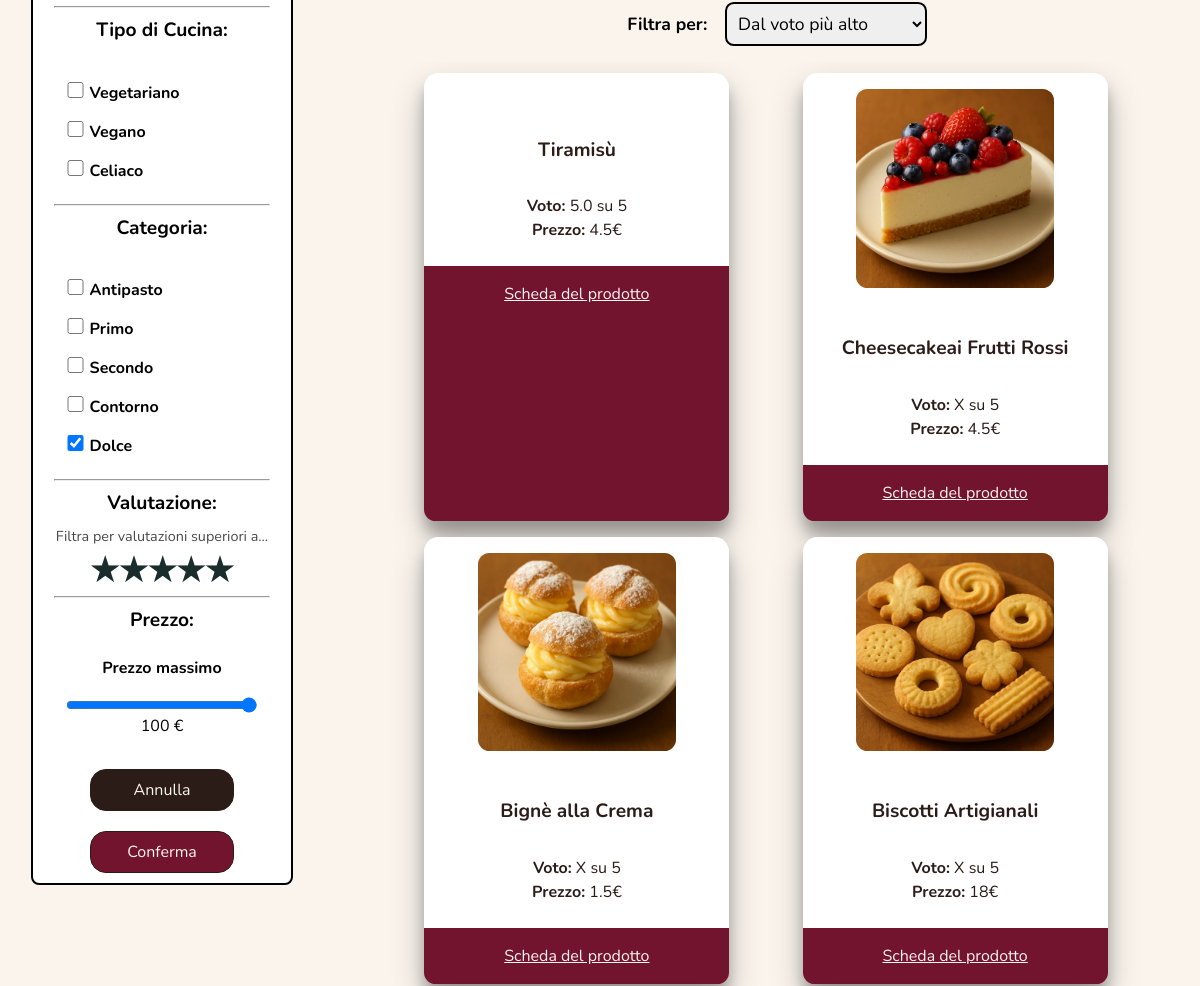
Before: /prodotti.php?Dolce=Dolce (middle part) with the older database file.
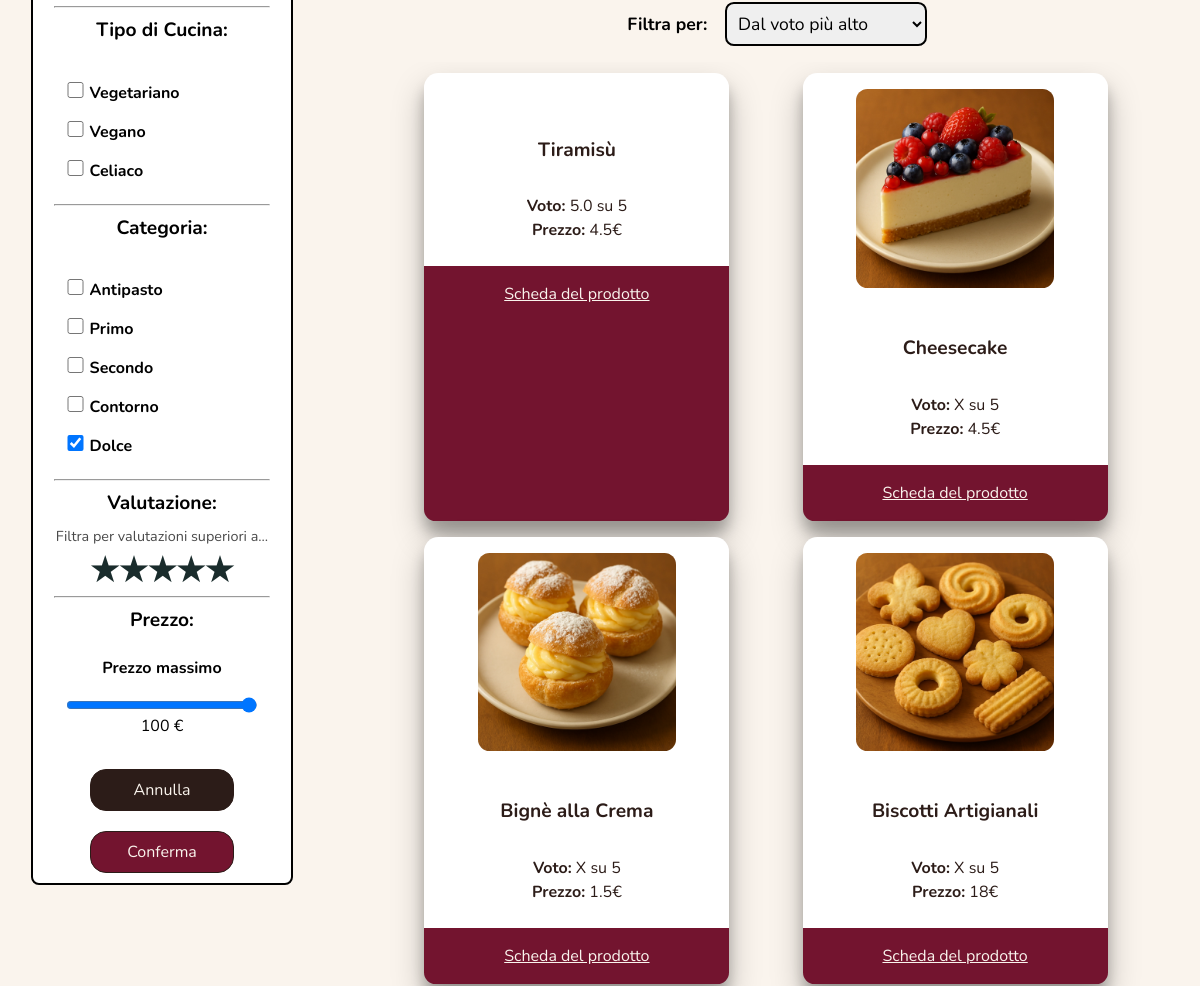
After: the same page with the newer database file.
### tables this page shows
CREATE TABLE prodotti (
    id INT AUTO_INCREMENT PRIMARY KEY,
    nome VARCHAR(50) NOT NULL UNIQUE,
    categoria enum('antipasto', 'primo', 'secondo', 'contorno','dolce') NOT NULL,
    unita enum('porzione','vaschetta','kg', 'pezzo') NOT NULL,
    min_prenotabile SMALLINT NOT NULL CHECK(min_prenotabile > 0),
    max_prenotabile SMALLINT NOT NULL CHECK(max_prenotabile > min_prenotabile),
    descrizione TEXT NOT NULL,
    prezzo DECIMAL(10, 2) NOT NULL,
    isDisponibile BOOLEAN NOT NULL,
    url_immagine VARCHAR(255) NOT NULL
);

### change-page-products.php (called while the page is built, shortened)
<?php
require_once("php/db.php");
require_once("php/sanitizer.php");
class ChangePageProducts
{
    private int $current_page = 1;
    private int $pages = 1;
    private DB $db;
    private array $filter_list;
    private array $productCategory;
    private ?int $cost;
    private ?string $order;
    public function __construct(DB $db, ?string $productName, array $productCategory, array $specialization, ?int $grade, ?int $cost, ?string $order){
        $this->db = $db;
        $this->filter_list = array();
        $this->productName = $productName;
        $this->productCategory = $productCategory;
        $this->grade = $grade;
        $this->cost = $cost;
        $this->order = $order;
    }
    public function GetCurrentPage(int $page): array{
        $query = "SELECT p.id, p.url_immagine, p.nome, CEILING(AVG(coalesce(v.voto,5))) as voto, p.categoria, p.prezzo
                FROM prodotti as p LEFT JOIN valutazioni as v ON p.id = v.id_prodotto
                WHERE 1=1 ";
        $params = [];
        if (!empty($this->productCategory)) {
            $colMap = [
                "Antipasto" => "Antipasto",
                "Primo" => "Primo",
                "Secondo" => "Secondo",
                "Contorno" => "Contorno",
                "Dolce" => "Dolce",
            ];
            $placeholders = array();
            $params_category = array();
            foreach ($this->productCategory as $filter) {
                if (isset($colMap[$filter])) {
                    $placeholders[] = "?";
                    $params_category[] = $colMap[$filter];
                    $this->filter_list[$filter] = $colMap[$filter];
                }
            }
            if (!empty($placeholders)) {
                $query .= " AND p.categoria IN (" . implode(",", $placeholders) . ")";
                $params = array_merge($params, $params_category);
            }
        }
        if ($this->cost) {
            $query .= " and p.prezzo <= ? ";
            $params[] = $this->cost;
            $this->filter_list["price"] = $this->cost;
        }
        $query .= "GROUP BY p.nome ";
        $order_query = "ORDER BY ";
        switch ($this->order) {
            default:
                $order_query .= "v.voto DESC";
                        break;
        }
        $order_query.= ",p.nome ASC";
        $query .= $order_query;
        $results = $this->db->GetProducts($query, $params);
        $this->pages = ceil(($results ? count($results) : 1) / ChangePageProducts::ITEMS_PER_PAGE);
        $this->current_page = max(1,min($page, $this->pages));
        if ($results) {
            return array_slice($results, ChangePageProducts::ITEMS_PER_PAGE * ($page - 1), ChangePageProducts::ITEMS_PER_PAGE);
        }
        return $results ? : [];
    }
    public function CreateButtons(): string
    {
        return $this->CreatePageButtons($this->current_page, $this->pages, $this->filter_list);
    }
    private function CreatePageButtons(int $currentPage, int $totalPages, $filters_list): string
    {
        $previous_button = ($currentPage > 1) ? '<button id="prev" name="page" value="' . max(1,min($currentPage - 1, $totalPages)) . '">Pagina precedente</button>' : "";
        $next_button = ($currentPage < $totalPages) ? '<button id="next" name="page" value="' . max(1,min($currentPage + 1, $totalPages)). '">Pagina successiva</button>' : "";
        $TEMPLATE = $previous_button ."<p id=\"current-page\">" . $currentPage . ' su ' . $totalPages . " </p>" . $next_button;
        $HIDDEN = "";
        while ($value = current($filters_list)) {
            $HIDDEN .= "<input type=\"hidden\" name=" . key($filters_list) . " value=\"" . $value . "\"/>";
            next($filters_list);
        }
        return $TEMPLATE . $HIDDEN;
    }
}
?>

### php/sanitizer.php (called while the page is built, shortened)
<?php
class Sanitizer {
    public static function SanitizeUserInput($value) {
        $value = trim($value);
        $value = strip_tags($value);
        $value = str_replace(" ","",$value);
        $value = htmlentities($value);
        return $value;
    }
    public static function SanitizeText($value) {
        $value = trim($value);
        $value = strip_tags($value, Sanitizer::ALLOWED_TAGS);
        return $value;
    }
}
?>

### php/db.php (called while the page is built, shortened)
<?php
class DB {
    private $connection;
    private function OpenConnectionDB(): bool{
        try{
            $this->connection = mysqli_connect(self::HOST, self::USERNAME, self::PASSWORD, self::DB_NAME, self::PORT);
        } catch(\mysqli_sql_exception $error){
            return false;
        }
        return true;
    }
    public function AverageGradeProduct($product): float | string{
        $newConnection = $this->OpenConnectionDB();
        if($newConnection){
            $averageGrade = $this->connection->prepare("SELECT CAST(AVG(voto) AS DECIMAL (2,1)) AS media FROM valutazioni WHERE id_prodotto = ?");
            $averageGrade->bind_param("i", $product);
            try{
                $averageGrade->execute();
            }catch(\mysqli_sql_exception $error){
                $this->CloseConnectionDB();
                $averageGrade->close();
                return false;
            }
            $result = $averageGrade->get_result();
            if($result->num_rows == 1){
                $row = mysqli_fetch_assoc($result);
                return $row["media"] == null ? "X" : $row["media"] ;
            }else{
                return 1;
            }
        }else{
            return "Connection error";
        }
    }
    public function GetProducts($query, $params): array | bool{
        $newConnection = $this->OpenConnectionDB();
        if($newConnection){
            try {
                $registerUserStatement=$this->connection->prepare($query);
                $stmt = $this->connection->prepare($query);
                try{
                    $registerUserStatement->execute($params);
                } catch(\mysqli_sql_exception $error){
                    $this->CloseConnectionDB();
                    $registerUserStatement->close();
                    return false;
                }
                $registerUserStatement->execute($params);
                $result = $registerUserStatement->get_result();
                if ($result->num_rows > 0) {
                    $list = array();
                    while ($row = $result->fetch_assoc()) {
                        $list[] = $row;
                    }
                    return $list;
                } else {
                    $result->free_result();
                    return [];
                }
            } catch(\mysqli_sql_exception $e) {
                $this->CloseConnectionDB();
                $registerUserStatement->close();
                echo $e->getMessage();
                return [];
            }
        } else{
            header('Location: 500.php');
            exit();
        }
    }
}
?>

### prodotti.php (the view, shortened to what this page needs)
<?php
require_once "php/db.php";
require_once "php/sanitizer.php";
require_once "change-page-products.php";
$db = new DB;
$productName = isset($_GET['nome']) ? Sanitizer::SanitizeGenericInput($_GET['nome']) : null;
$productCategory = [isset($_GET['Antipasto']) ? Sanitizer::SanitizeUserInput($_GET["Antipasto"]) : null,
                    isset($_GET['Primo']) ? Sanitizer::SanitizeUserInput($_GET["Primo"]) : null,
                    isset($_GET['Secondo']) ? Sanitizer::SanitizeUserInput($_GET["Secondo"]) : null,
                    isset($_GET['Contorno']) ? Sanitizer::SanitizeUserInput($_GET["Contorno"]) : null,
                    isset($_GET['Dolce']) ? Sanitizer::SanitizeUserInput($_GET["Dolce"]) : null
                    ];
$specialization = array_filter([isset($_GET['Vegano']) ? Sanitizer::SanitizeUserInput($_GET["Vegano"]) : null,
                    isset($_GET['Vegetariano']) ? Sanitizer::SanitizeUserInput($_GET["Vegetariano"]) : null,
                    isset($_GET['Celiaco']) ? Sanitizer::SanitizeUserInput($_GET["Celiaco"]) : null
                    ]);
$grade = isset($_GET['rating']) ? Sanitizer::SanitizeGenericInput(Sanitizer::IntFilter($_GET['rating'])) : 0;
$cost = isset($_GET['price']) ? Sanitizer::SanitizeGenericInput(Sanitizer::FloatFilter($_GET['price'])) : 100;
$order = isset($_GET['ordina']) ? Sanitizer::SanitizeGenericInput($_GET['ordina']) : null;
$pageSystem = new ChangePageProducts($db, $productName, $productCategory, $specialization, $grade, $cost, $order);
$pagina = file_get_contents("html/prodotti.html");
if($db->isUserLog() != false) {
    $pagina=str_replace("[to-profile]","<a href=\"user-profile.php\">Profilo</a>",$pagina);
} else {
    $pagina = str_replace("[to-profile]","<a href=\"login.php\"><span lang=\"en\">Login</span></a>",$pagina);
}
$currentPage = isset($_GET['page']) ? Sanitizer::SanitizeGenericInput(Sanitizer::IntFilter($_GET['page'])) : 1;
$products = $pageSystem->GetCurrentPage($currentPage);
$d_products = "";
if ($products != null) {
    foreach ($products as $product) {
        $d_products .= CreateProductBrochure($product["url_immagine"], $product["nome"], $product["prezzo"], $product["id"]);
    }
} else {
    $d_products = "<p class=\"error\">Non abbiamo nessun prodotto che soddisfi i criteri di ricerca!</p>";
}
foreach (['Antipasto', 'Primo', 'Secondo', 'Contorno', 'Dolce'] as $category) {
    if (in_array($category, $productCategory)) {
        $pagina = str_replace(
            'value="' . $category . '"',
            'value="' . $category . '" checked',
            $pagina
        );
    }
}
$pagina = str_replace(
    'value="'.$grade.'"',
    'value="'.$grade.'" checked',
    $pagina
);
$pagina = str_replace("value=\"" . $order . "\"", "value=\"" . $order . "\" selected", $pagina);
$pagina = str_replace("id=\"searching-bar\"", "id=\"searching-bar\" value=\"" . $productName . "\"", $pagina);
$pagina = str_replace("id=\"price\"", "id=\"price\" value=\"" . $cost . "\"", $pagina);
$pagina = str_replace("id=\"select-for\" name=\"ordina\"", "id=\"select-for\" name=\"ordina\" onchange=\"this.form.submit()\"", $pagina);
$pagina = str_replace("[HIDDEN]", CreateOrderChanger($pageSystem->GetParamList()), $pagina);
$pagina = str_replace("[PRODUCTS]", $d_products, $pagina);
$pagina = str_replace("[BUTTONS]", $pageSystem->CreateButtons(), $pagina);
echo $pagina;
function CreateProductBrochure(string $img, string $title, float $cost, int $id): string{
    global $db;
    $TEMPLATE = '<li class="product-brochure">
                    <img loading="lazy" src="'. $img . '" alt=""/>
                    <h3 class="product-name">' . $title . '</h3>
                    <p><span class="product-brochure-bold">Voto</span> '. (number_format((float)$db->AverageGradeProduct($id),1) == 0 ? "X" : number_format((float)$db->AverageGradeProduct($id),1)) .' su 5</p>
                    <p><span class="product-brochure-bold">Prezzo</span> '. $cost . '&euro;</p>
                    <a href="./prodotto.php?prodotto='. urlencode($id) . '" title="vai al prodotto ' . Sanitizer::SanitizeText($title) . '">Scheda del prodotto</a>
                </li>';
    return $TEMPLATE;
}
function CreateOrderChanger($filters_list){
    $HIDDEN = "";
    while ($value = current($filters_list)) {
        $HIDDEN .= "<input type=\"hidden\" name=" . key($filters_list) . " value=\"" . $value . "\"/>";
        next($filters_list);
    }
    return $HIDDEN;
}
?>

### assets/css/print.css (style rules this page uses)
* { font-family: "Georgia", "Times New Roman", Times, serif; font-size: 12pt; line-height: 1.5; color: black; background-color: white; text-align: justify; text-decoration: none; box-shadow: none; border-radius: 0; }
body { margin: 2cm; }
header nav, nav, footer, aside, .navbar_top, .promo-box, .scroll-btn, .a_navigation, #menu-button, form, button, select, textarea, input, .hidden, .hidden_header, .hidden_testo, .no-print { display: none ; }
h1, h2, h3, img { break-inside: avoid; page-break-after: avoid; }
p { margin-bottom: 1em; }
a:after { content: " [" attr(href) "]"; font-size: 0.9em; }
img { max-width: 100%; height: auto; display: block; margin: 1em auto; page-break-inside: avoid; }
ul, ol { padding-left: 1.5em; margin-bottom: 1em; }
li { margin-bottom: 0.5em; }

### assets/css/mobile.css (style rules this page uses)
.button-container { gap: 0.5em; }
a { color:var(--linkcolor); text-decoration: underline; text-align: center; }
form.form-bianco#filter-content { width: 100%; }
html div#list-content { flex-direction: column; }
html div#list-content #first { display: inline-flex; justify-content: center; }
html div#list-content #vertical { flex-direction: row; gap: 1em; margin-bottom: 1em; }
html section#show-products { width: 100%; margin: 1em 0; }

Changed rows visible on the page:
changed prodotti: nome "Cheesecake ai Frutti Rossi" → "Cheesecake"
